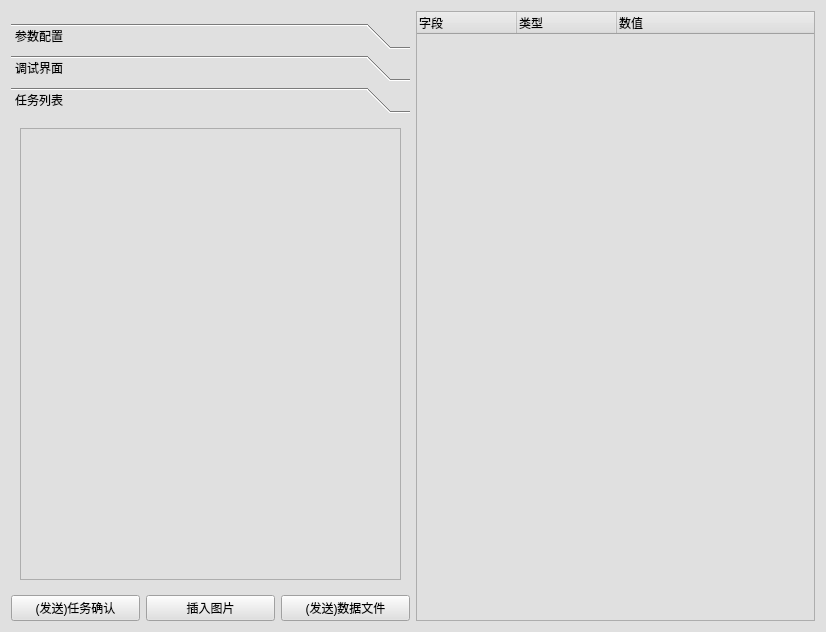
<?xml version="1.0" encoding="UTF-8"?>
<ui version="4.0">
 <class>frmComTool</class>
 <widget class="QWidget" name="frmComTool">
  <property name="geometry">
   <rect>
    <x>0</x>
    <y>0</y>
    <width>826</width>
    <height>632</height>
   </rect>
  </property>
  <property name="styleSheet">
   <string notr="true">background-color: #e0e0e0;</string>
  </property>
  <layout class="QHBoxLayout" name="horizontalLayout_2">
   <item>
    <layout class="QVBoxLayout" name="verticalLayout">
     <property name="topMargin">
      <number>12</number>
     </property>
     <item>
      <widget class="QToolBox" name="toolBox_2">
       <property name="currentIndex">
        <number>2</number>
       </property>
       <widget class="QWidget" name="page_3">
        <property name="geometry">
         <rect>
          <x>0</x>
          <y>0</y>
          <width>154</width>
          <height>202</height>
         </rect>
        </property>
        <attribute name="label">
         <string>参数配置</string>
        </attribute>
        <layout class="QHBoxLayout" name="horizontalLayout_4">
         <item>
          <widget class="QFrame" name="frameTop">
           <property name="frameShape">
            <enum>QFrame::Shape::Box</enum>
           </property>
           <property name="frameShadow">
            <enum>QFrame::Shadow::Sunken</enum>
           </property>
           <layout class="QGridLayout" name="gridLayout_3">
            <property name="leftMargin">
             <number>6</number>
            </property>
            <property name="topMargin">
             <number>6</number>
            </property>
            <property name="rightMargin">
             <number>6</number>
            </property>
            <property name="bottomMargin">
             <number>6</number>
            </property>
            <item row="0" column="0">
             <widget class="QLabel" name="labPortName">
              <property name="text">
               <string>串口号</string>
              </property>
             </widget>
            </item>
            <item row="0" column="1">
             <widget class="QComboBox" name="cboxPortName">
              <property name="sizePolicy">
               <sizepolicy hsizetype="Preferred" vsizetype="Fixed">
                <horstretch>1</horstretch>
                <verstretch>0</verstretch>
               </sizepolicy>
              </property>
              <property name="editable">
               <bool>true</bool>
              </property>
             </widget>
            </item>
            <item row="1" column="0">
             <widget class="QLabel" name="labBaudRate">
              <property name="text">
               <string>波特率</string>
              </property>
             </widget>
            </item>
            <item row="1" column="1">
             <widget class="QComboBox" name="cboxBaudRate">
              <property name="sizePolicy">
               <sizepolicy hsizetype="Preferred" vsizetype="Fixed">
                <horstretch>1</horstretch>
                <verstretch>0</verstretch>
               </sizepolicy>
              </property>
              <property name="editable">
               <bool>true</bool>
              </property>
             </widget>
            </item>
            <item row="2" column="0">
             <widget class="QLabel" name="labDataBit">
              <property name="text">
               <string>数据位</string>
              </property>
             </widget>
            </item>
            <item row="2" column="1">
             <widget class="QComboBox" name="cboxDataBit">
              <property name="sizePolicy">
               <sizepolicy hsizetype="Preferred" vsizetype="Fixed">
                <horstretch>1</horstretch>
                <verstretch>0</verstretch>
               </sizepolicy>
              </property>
             </widget>
            </item>
            <item row="3" column="0">
             <widget class="QLabel" name="labParity">
              <property name="text">
               <string>校验位</string>
              </property>
             </widget>
            </item>
            <item row="3" column="1">
             <widget class="QComboBox" name="cboxParity">
              <property name="sizePolicy">
               <sizepolicy hsizetype="Preferred" vsizetype="Fixed">
                <horstretch>1</horstretch>
                <verstretch>0</verstretch>
               </sizepolicy>
              </property>
             </widget>
            </item>
            <item row="4" column="0">
             <widget class="QLabel" name="labStopBit">
              <property name="text">
               <string>停止位</string>
              </property>
             </widget>
            </item>
            <item row="4" column="1">
             <widget class="QComboBox" name="cboxStopBit">
              <property name="sizePolicy">
               <sizepolicy hsizetype="Preferred" vsizetype="Fixed">
                <horstretch>1</horstretch>
                <verstretch>0</verstretch>
               </sizepolicy>
              </property>
             </widget>
            </item>
            <item row="5" column="0" colspan="2">
             <widget class="QPushButton" name="btnOpen">
              <property name="text">
               <string>打开串口</string>
              </property>
             </widget>
            </item>
           </layout>
          </widget>
         </item>
         <item>
          <spacer name="horizontalSpacer">
           <property name="orientation">
            <enum>Qt::Orientation::Horizontal</enum>
           </property>
           <property name="sizeHint" stdset="0">
            <size>
             <width>184</width>
             <height>20</height>
            </size>
           </property>
          </spacer>
         </item>
        </layout>
       </widget>
       <widget class="QWidget" name="page_4">
        <property name="geometry">
         <rect>
          <x>0</x>
          <y>0</y>
          <width>189</width>
          <height>179</height>
         </rect>
        </property>
        <attribute name="label">
         <string>调试界面</string>
        </attribute>
        <layout class="QVBoxLayout" name="verticalLayout_2">
         <item>
          <layout class="QHBoxLayout" name="horizontalLayout">
           <item>
            <widget class="QTextEdit" name="textEdit"/>
           </item>
           <item>
            <layout class="QVBoxLayout" name="verticalLayout_3">
             <property name="leftMargin">
              <number>12</number>
             </property>
             <item>
              <widget class="QPushButton" name="pushButton">
               <property name="sizePolicy">
                <sizepolicy hsizetype="Minimum" vsizetype="Preferred">
                 <horstretch>0</horstretch>
                 <verstretch>0</verstretch>
                </sizepolicy>
               </property>
               <property name="text">
                <string>解析</string>
               </property>
              </widget>
             </item>
             <item>
              <widget class="QPushButton" name="pushButton_2">
               <property name="sizePolicy">
                <sizepolicy hsizetype="Minimum" vsizetype="Preferred">
                 <horstretch>0</horstretch>
                 <verstretch>0</verstretch>
                </sizepolicy>
               </property>
               <property name="text">
                <string>发送</string>
               </property>
              </widget>
             </item>
             <item>
              <widget class="QPushButton" name="pushButton_5">
               <property name="sizePolicy">
                <sizepolicy hsizetype="Minimum" vsizetype="Preferred">
                 <horstretch>0</horstretch>
                 <verstretch>0</verstretch>
                </sizepolicy>
               </property>
               <property name="text">
                <string>解析图像</string>
               </property>
              </widget>
             </item>
            </layout>
           </item>
          </layout>
         </item>
         <item>
          <widget class="QPlainTextEdit" name="plainTextEdit"/>
         </item>
        </layout>
       </widget>
       <widget class="QWidget" name="page">
        <property name="geometry">
         <rect>
          <x>0</x>
          <y>0</y>
          <width>399</width>
          <height>483</height>
         </rect>
        </property>
        <attribute name="label">
         <string>任务列表</string>
        </attribute>
        <layout class="QVBoxLayout" name="verticalLayout_4">
         <item>
          <widget class="QTreeWidget" name="treeWidget">
           <attribute name="headerVisible">
            <bool>false</bool>
           </attribute>
           <column>
            <property name="text">
             <string notr="true">1</string>
            </property>
           </column>
          </widget>
         </item>
        </layout>
       </widget>
      </widget>
     </item>
     <item>
      <layout class="QHBoxLayout" name="horizontalLayout_3">
       <property name="topMargin">
        <number>0</number>
       </property>
       <item>
        <widget class="QPushButton" name="pushButton_3">
         <property name="text">
          <string>(发送)任务确认</string>
         </property>
        </widget>
       </item>
       <item>
        <widget class="QPushButton" name="pushButton_6">
         <property name="text">
          <string>插入图片</string>
         </property>
        </widget>
       </item>
       <item>
        <widget class="QPushButton" name="pushButton_4">
         <property name="text">
          <string>(发送)数据文件</string>
         </property>
        </widget>
       </item>
      </layout>
     </item>
    </layout>
   </item>
   <item>
    <widget class="QTreeWidget" name="treeWidget_2">
     <attribute name="headerVisible">
      <bool>true</bool>
     </attribute>
     <column>
      <property name="text">
       <string>字段</string>
      </property>
     </column>
     <column>
      <property name="text">
       <string>类型</string>
      </property>
     </column>
     <column>
      <property name="text">
       <string>数值</string>
      </property>
     </column>
    </widget>
   </item>
  </layout>
 </widget>
 <resources>
  <include location="../qrc/main.qrc"/>
 </resources>
 <connections/>
</ui>
